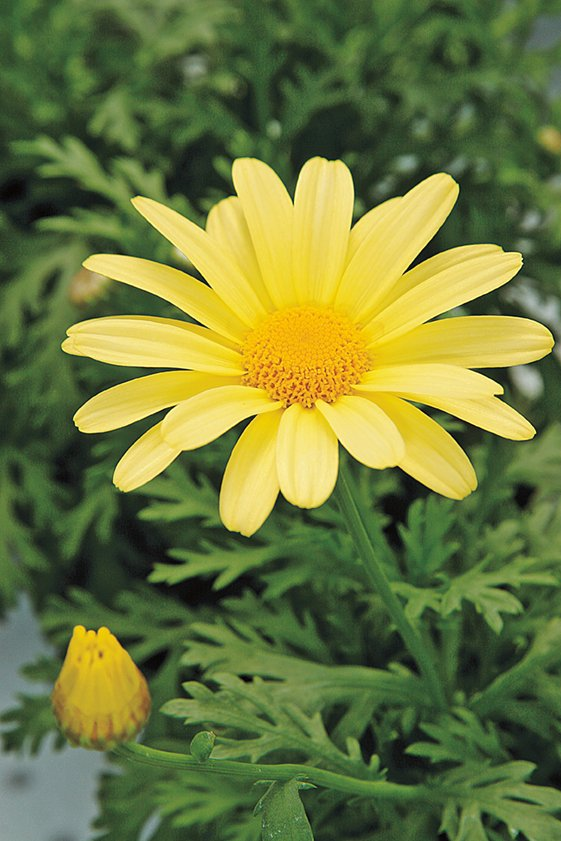
#> input picture data/a1images/daisy.jpg, 561 x 841 px
$ jupyter execute Question8_GrabCut_Segmentation.ipynb
#> lines starting #> are read from the running program, lines starting #| are printed output that depends on the picture; after the words box and inside, x2 and y2 are one past the last pixel; in counts of white or black regions, pixels touching at a corner belong together
Question8_GrabCut_Segmentation

[cell 1]
from pathlib import Path
import numpy as np
import cv2
import matplotlib.pyplot as plt
import os

[cell 2]
input_image_path = "../data/a1images/daisy.jpg"
output_dir = "../data/output_images"
output_mask = f"{output_dir}/q8_segmentation_mask.png"
output_fg = f"{output_dir}/q8_foreground.png"
output_bg = f"{output_dir}/q8_background.png"
output_enhanced = f"{output_dir}/q8_enhanced_image.png"
output_comparison = f"{output_dir}/q8_original_vs_enhanced.png"

os.makedirs(output_dir, exist_ok=True)

[cell 3]
# Load the image and apply GrabCut segmentation
bgr = cv2.imread(input_image_path, cv2.IMREAD_COLOR)
#> bgr is the input picture: shape (841, 561, 3); mean B, G, R 60.7, 120.3, 108.5
if bgr is None:
    raise FileNotFoundError(input_image_path)

rgb = cv2.cvtColor(bgr, cv2.COLOR_BGR2RGB)
h, w = rgb.shape[:2]
#> h = 841; w = 561

# Initial rectangle (keep margins so the flower falls inside)
rect_margin = 0.10
rect = (int(w * rect_margin), int(h * rect_margin),
        int(w * (1 - 2 * rect_margin)), int(h * (1 - 2 * rect_margin)))
#> rect = (56, 84, 448, 672)

# Initialize GrabCut mask
mask = np.zeros((h, w), np.uint8)
bgdModel = np.zeros((1, 65), np.float64)
fgdModel = np.zeros((1, 65), np.float64)
cv2.grabCut(bgr, mask, rect, bgdModel, fgdModel, 5, cv2.GC_INIT_WITH_RECT)

# Create binary mask (foreground=1, background=0)
hard_mask = np.where((mask == cv2.GC_FGD) | (mask == cv2.GC_PR_FGD), 1, 0).astype(np.uint8)

# Clean-up mask (remove small specks/fill tiny gaps)
kernel = np.ones((3, 3), np.uint8)
hard_mask = cv2.morphologyEx(hard_mask, cv2.MORPH_OPEN, kernel, iterations=1)
hard_mask = cv2.morphologyEx(hard_mask, cv2.MORPH_CLOSE, kernel, iterations=1)

# Separate foreground and background using the mask
fg = (rgb * hard_mask[..., None]).astype(np.uint8)
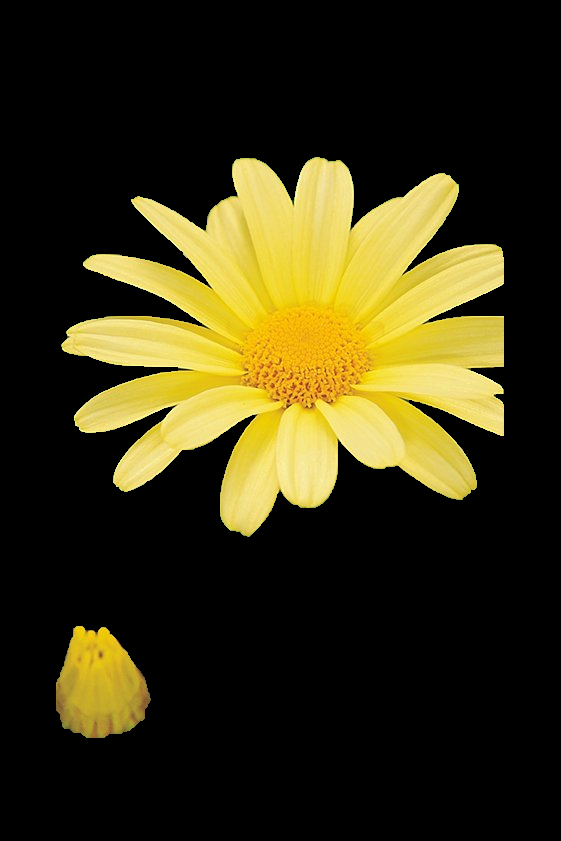
#> fg: shape (841, 561, 3); mean R, G, B 55.1, 49.1, 19
bg = (rgb * (1 - hard_mask[..., None])).astype(np.uint8)
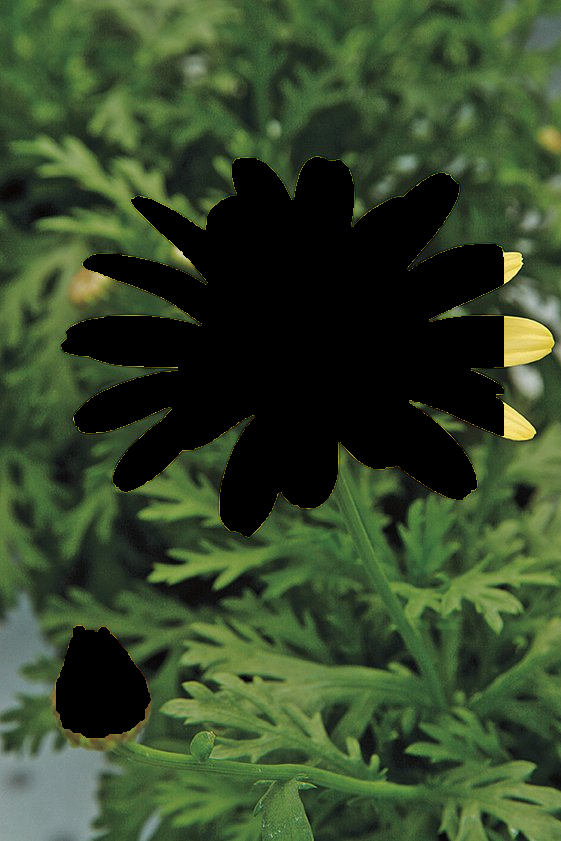
#> bg: shape (841, 561, 3); mean R, G, B 53.4, 71.2, 41.7

[cell 4]
# Apply Gaussian blur to background and blend
# Apply strong blur to the background
blur_sigma = 12.0
blurred_bg = cv2.GaussianBlur(rgb, (0, 0), sigmaX=blur_sigma, sigmaY=blur_sigma)
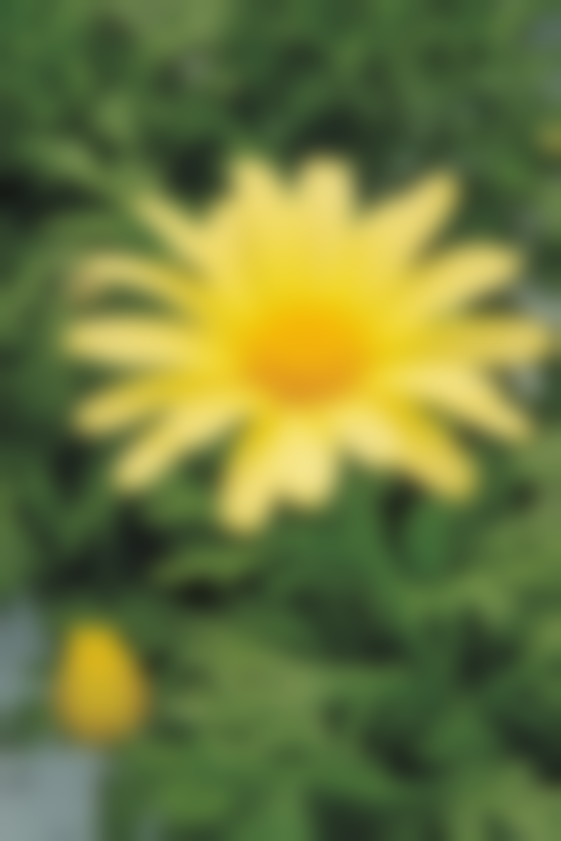
#> blurred_bg: shape (841, 561, 3); mean R, G, B 108.5, 120.3, 60.7

# Feather the binary mask to create a soft alpha mask
soft_mask = cv2.GaussianBlur((hard_mask * 255).astype(np.uint8), (0, 0), sigmaX=3, sigmaY=3)
alpha = (soft_mask.astype(np.float32) / 255.0)[..., None]  # Convert to float and add dimension

# Blend foreground (sharp) with blurred background
enhanced_image = np.clip(alpha * rgb + (1 - alpha) * blurred_bg, 0, 255).astype(np.uint8)
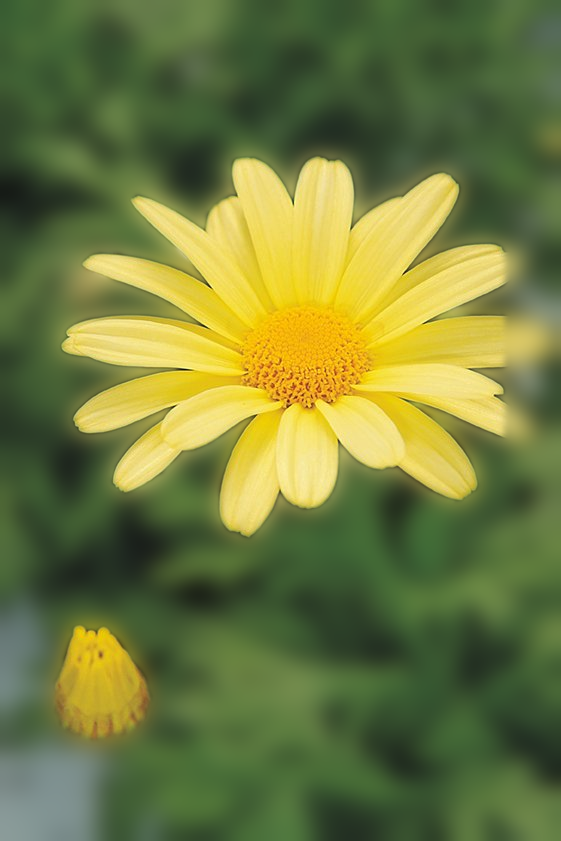
#> enhanced_image: shape (841, 561, 3); mean R, G, B 111.9, 122.9, 61.7

[cell 5]
# Display the results
plt.figure(figsize=(12,8))
plt.subplot(2,3,1); plt.title("Original Image");          plt.imshow(rgb); plt.axis("off")
plt.subplot(2,3,2); plt.title("Segmentation Mask");       plt.imshow(hard_mask * 255, cmap="gray"); plt.axis("off")
plt.subplot(2,3,3); plt.title("Foreground (Flower)");    plt.imshow(fg); plt.axis("off")
plt.subplot(2,3,4); plt.title("Background");             plt.imshow(bg); plt.axis("off")
plt.subplot(2,3,5); plt.title("Blurred Background");     plt.imshow(enhanced_image); plt.axis("off")
plt.subplot(2,3,6); plt.title("Original vs Enhanced");   plt.imshow(np.hstack([rgb, enhanced_image])); plt.axis("off")
plt.tight_layout()
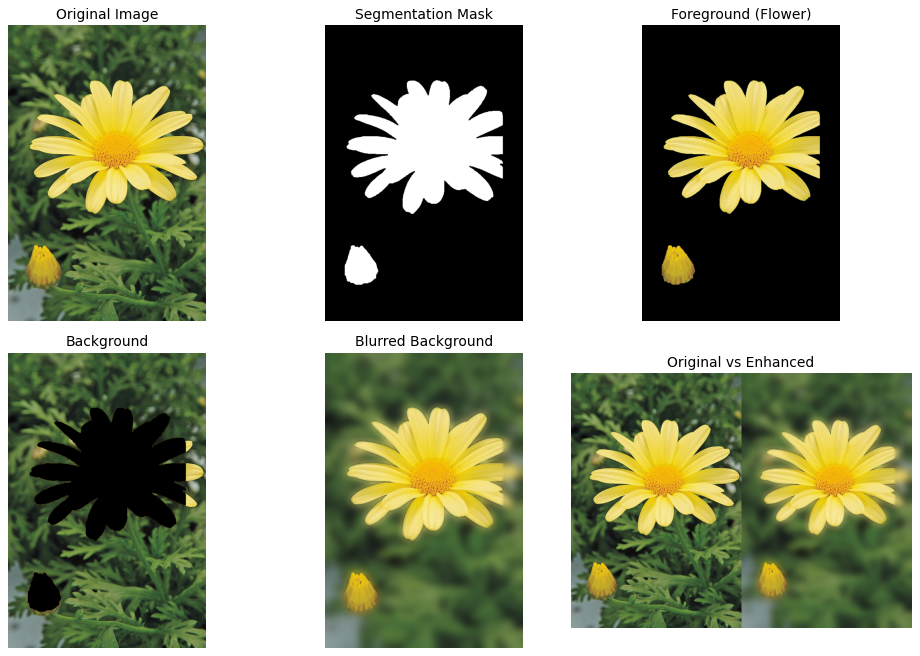
#> figure drawn by matplotlib, 6 panels

[cell 6]
# Save output images
cv2.imwrite(output_mask, hard_mask * 255)
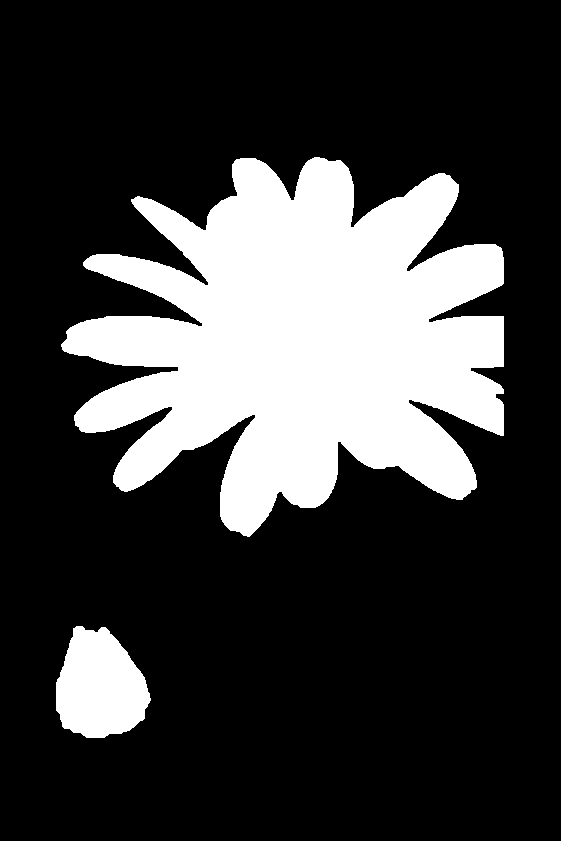
#> saved as q8_segmentation_mask.png: shape (841, 561); 23.7% white; 2 white regions, box (x1, y1, x2, y2) and area: (61, 157, 504, 537) 103877, (56, 626, 151, 738) 7814
cv2.imwrite(output_fg, fg)
cv2.imwrite(output_bg, bg)
cv2.imwrite(output_enhanced, cv2.cvtColor(enhanced_image, cv2.COLOR_RGB2BGR))
cv2.imwrite(output_comparison, cv2.cvtColor(np.hstack([rgb, enhanced_image]), cv2.COLOR_RGB2BGR))
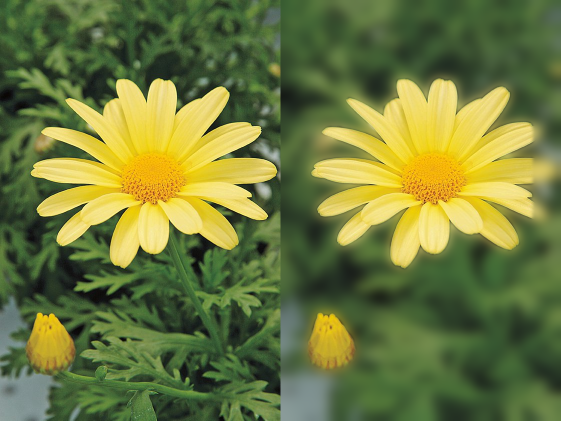
#> saved as q8_original_vs_enhanced.png: shape (841, 1122, 3) (shown at 1/2 size); mean B, G, R 61.2, 121.6, 110.2

plt.show()

print("Done. Results saved to:", output_dir)

$ run again, with data/a1images/emma.jpg copied over data/a1images/daisy.jpg
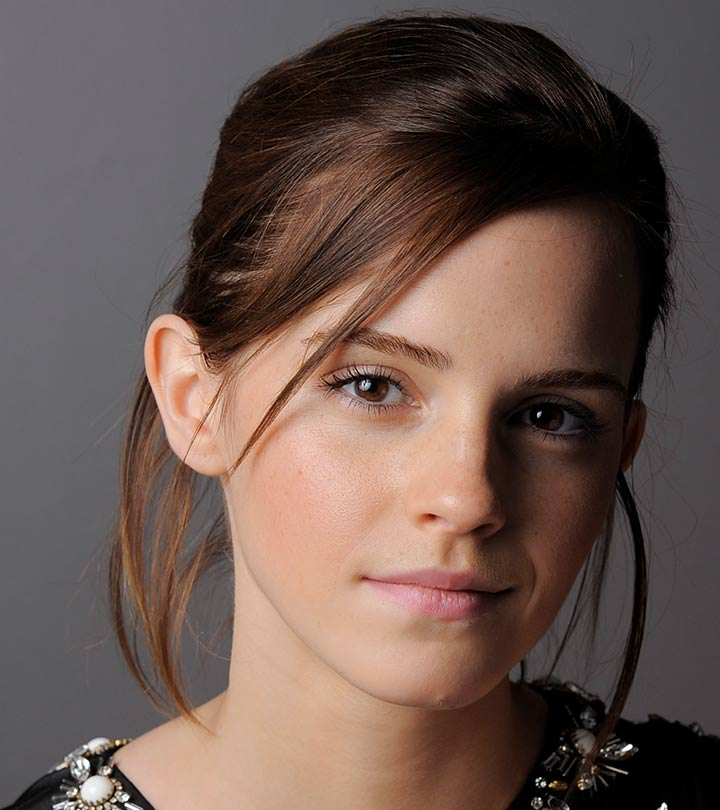
#> input picture data/a1images/emma.jpg, 720 x 810 px
#> bgr is the input picture: shape (810, 720, 3); mean B, G, R 80.1, 87.4, 106.8
#> `cv2.imwrite(output_mask, hard_mask * 255)`:
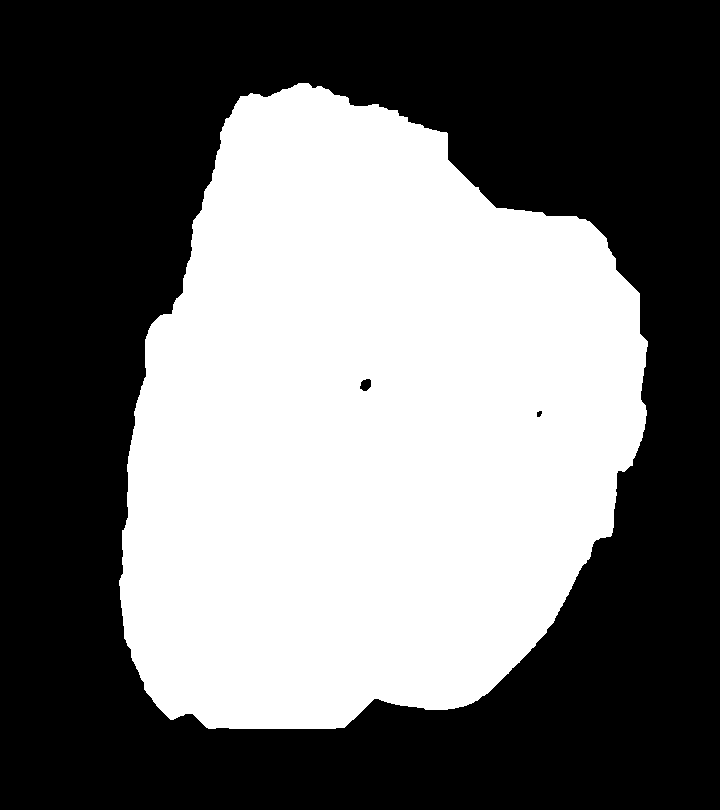
#> saved as q8_segmentation_mask.png: shape (810, 720); 43.9% white; 1 white region, box (x1, y1, x2, y2) and area: (119, 83, 648, 729) 256029
#> `cv2.imwrite(output_comparison, cv2.cvtColor(np.hstack([rgb, enhanced_i..`:
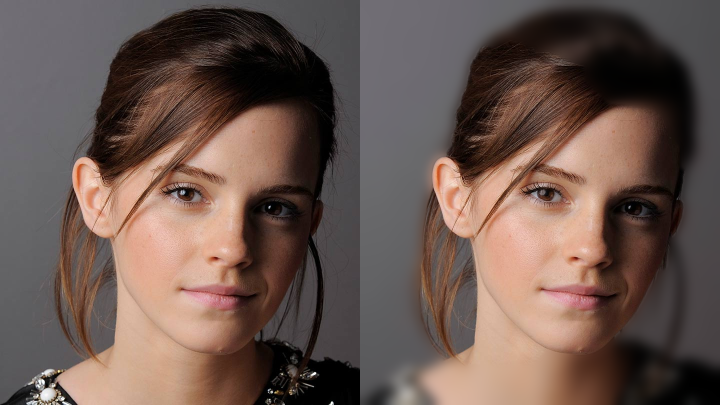
#> saved as q8_original_vs_enhanced.png: shape (810, 1440, 3) (shown at 1/2 size); mean B, G, R 80, 87.3, 106.7

$ run again, with data/a1images/highlights_and_shadows.jpg copied over data/a1images/daisy.jpg
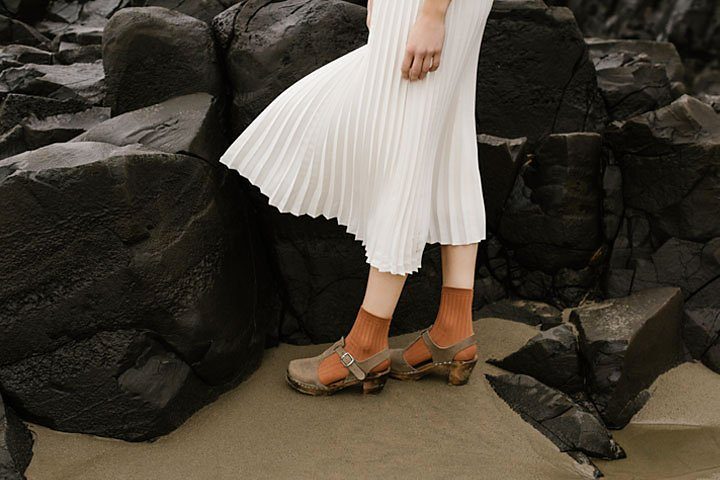
#> input picture data/a1images/highlights_and_shadows.jpg, 720 x 480 px
#> bgr is the input picture: shape (480, 720, 3); mean B, G, R 58.1, 68.6, 75.7
#> `cv2.imwrite(output_mask, hard_mask * 255)`:
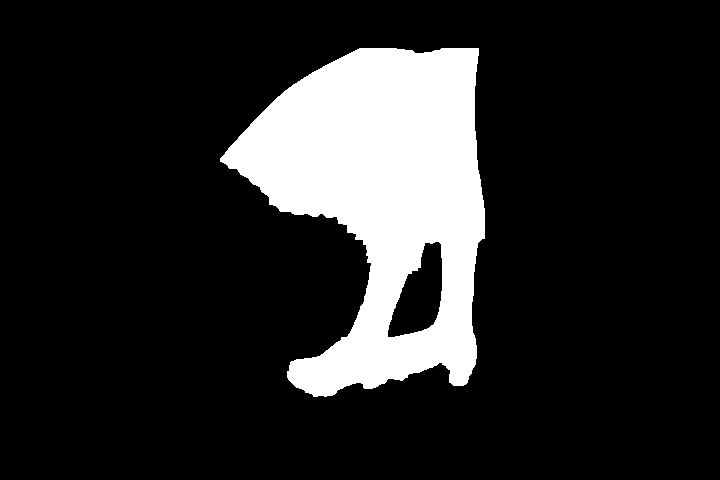
#> saved as q8_segmentation_mask.png: shape (480, 720); 15.5% white; 1 white region, box (x1, y1, x2, y2) and area: (220, 48, 485, 397) 53573
#> `cv2.imwrite(output_comparison, cv2.cvtColor(np.hstack([rgb, enhanced_i..`:
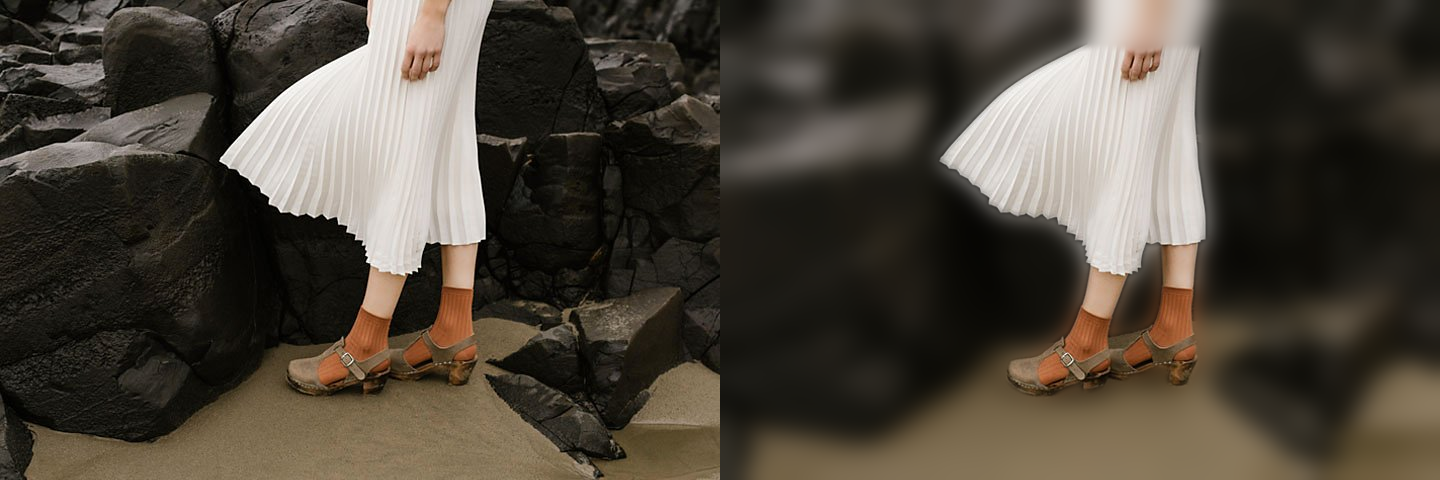
#> saved as q8_original_vs_enhanced.png: shape (480, 1440, 3); mean B, G, R 58.8, 69.4, 76.6
